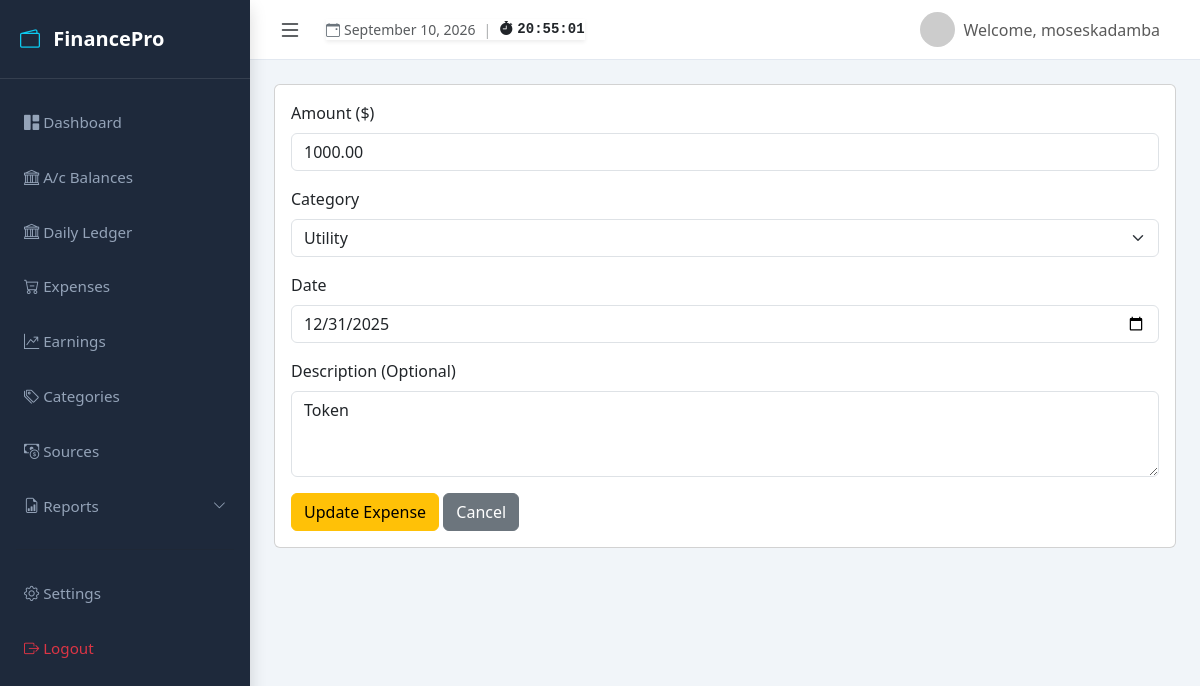
The app's page /dashboard/edit/28/ (signed in) with its own data.
### myapp/models.py (models this page shows, shortened)
class Expense(models.Model):
    user = models.ForeignKey(User, on_delete=models.CASCADE, related_name='expenses')
    amount = models.DecimalField(
        max_digits=10,
        decimal_places=2,
        validators=[MinValueValidator(Decimal('0.01'))]
    )
    category = models.ForeignKey(
        Category,
        on_delete=models.SET_NULL,
        null=True,
        blank=True,
        related_name='expenses'
    )
    description = models.TextField(blank=True, null=True)
    date = models.DateField(default=timezone.now)
    created_at = models.DateTimeField(auto_now_add=True)
    updated_at = models.DateTimeField(auto_now=True)
    class Meta:
        ordering = ['-date', '-created_at']

### myapp/views.py (the view)
# urls.py: path('dashboard/edit/<int:pk>/', views.edit_expense_dashboard, name='edit_expense_dashboard'),
@login_required
def edit_expense_dashboard(request, pk):
    expense = get_object_or_404(Expense, pk=pk, user=request.user)
    if request.method == 'POST':
        form = ExpenseForm(request.POST, instance=expense, user=request.user)
        is_ajax = request.headers.get('X-Requested-With') == 'XMLHttpRequest'
        if form.is_valid():
            updated_expense = form.save()
            if is_ajax:
                now = timezone.now()
                total_expenses = Expense.objects.filter(
                    user=request.user
                ).aggregate(total=Sum('amount'))['total'] or 0.0
                monthly_expenses = Expense.objects.filter(
                    user=request.user,
                    date__year=now.year,
                    date__month=now.month
                ).aggregate(total=Sum('amount'))['total'] or 0.0
                return JsonResponse({
                    'status': 'success',
                    'message': 'Expense updated successfully!',
                    'expense': {
                        'id': updated_expense.pk,
                        'description': updated_expense.description or '',
                        'amount': f"{updated_expense.amount:,.2f}",
                        'raw_amount': str(updated_expense.amount),
                        'category_id': updated_expense.category.id if updated_expense.category else '',
                        'category_name': updated_expense.category.name if updated_expense.category else '',
                        'date_display': updated_expense.date.strftime('%b %d, %Y') if updated_expense.date else '',
                        'raw_date': updated_expense.date.strftime('%Y-%m-%d') if updated_expense.date else '',
                    },
                    'totals': {
                        'total_expenses': f"{total_expenses:,.2f}",
                        'monthly_expenses': f"{monthly_expenses:,.2f}",
                    }
                })
            messages.success(request, 'Expense updated successfully!')
            next_url = request.POST.get('next')
            if next_url:
                return redirect(next_url)
            return redirect('expenses:dashboard')
        else:
            if is_ajax:
                return JsonResponse({'status': 'error', 'errors': form.errors}, status=400)
    else:
        form = ExpenseForm(instance=expense, user=request.user)
    return render(request, 'myapp/edit_expense.html', {'form': form, 'expense': expense})

### myapp/forms.py
class ExpenseForm(forms.ModelForm):
    class Meta:
        model = Expense
        fields = ['amount', 'category', 'description', 'date']
        widgets = {
            'date': forms.DateInput(attrs={'type': 'date', 'class': 'form-control'}),
            'amount': forms.NumberInput(attrs={'class': 'form-control', 'step': '0.01', 'min': '0.01'}),
            'category': forms.Select(attrs={'class': 'form-select'}),
            'description': forms.Textarea(attrs={'class': 'form-control', 'rows': 3}),
        }
    def __init__(self, *args, **kwargs):
        user = kwargs.pop('user', None)
        super().__init__(*args, **kwargs)
        if user:
            categories = Category.objects.filter(user=user)
            self.fields['category'].queryset = categories
            self.fields['category'].label_from_instance = lambda obj: obj.name
        self.fields['category'].empty_label = "Select a category (optional)"

### myapp/context_processors.py (called while the page is built)
def global_tracker_context(request):
    user_tz_name = settings.TIME_ZONE
    if request.user.is_authenticated:
        try:
            profile = request.user.profile
            user_tz_name = profile.timezone
        except UserProfile.DoesNotExist:
            pass
    try:
        timezone.activate(user_tz_name)
        active_date = timezone.localdate()
    except Exception:
        timezone.activate(settings.TIME_ZONE)
        user_tz_name = settings.TIME_ZONE
        active_date = timezone.localdate()
    return {
        'timezone_name': user_tz_name,
        'today': active_date
    }

### myapp/templates/myapp/edit_expense.html (shortened to what this page needs)
{% extends 'myapp/base.html' %}
{% block content %}
<head>
</head>
<body>
    <div class="card">
        <div class="card-body">
            <form method="post">
                <div class="mb-3">
                    <label class="form-label">Amount ($)</label>
                    {{ form.amount }}
                </div>
                <div class="mb-3">
                    <label for="{{ form.category.id_for_label }}" class="form-label" >Category</label>
                    {{ form.category }}
                </div>
                <div class="mb-3">
                    <label class="form-label">Date</label>
                    {{ form.date }}
                </div>
                <div class="mb-3">
                    <label class="form-label">Description (Optional)</label>
                    {{ form.description }}
                </div>
                <button type="submit" class="btn btn-warning">Update Expense</button>
                <a href="{% url 'expenses:dashboard' %}" class="btn btn-secondary">Cancel</a>
            </form>
        </div>
    </div>
</body>
{% endblock %}

### myapp/templates/myapp/base.html (shortened to what this page needs)
<!DOCTYPE html>
<html lang="en">
<head>
    <link href="https://cdn.jsdelivr.net/npm/bootstrap@5.3.3/dist/css/bootstrap.min.css" rel="stylesheet">
    <link rel="stylesheet" href="https://cdn.jsdelivr.net/npm/bootstrap-icons@1.11.3/font/bootstrap-icons.min.css">
</head>
<body>
<div class="d-flex" id="wrapper">
    <div id="sidebar-wrapper" class="shadow">
        <div class="sidebar-heading d-flex justify-content-between align-items-center">
            <span><i class="bi bi-wallet2 me-2 text-info"></i> FinancePro</span>
        </div>
        <div class="nav flex-column py-3">
            <a href="{% url 'expenses:dashboard' %}" class="nav-link {% if request.resolver_match.url_name == 'dashboard' %}active{% endif %}">
                <i class="bi bi-grid-1x2-fill"></i> Dashboard
            </a>
            <a href="{% url 'expenses:account_dashboard_main' %}" class="nav-link {% if request.resolver_match.url_name == 'account_dashboard_main' %}active{% endif %}">
                <i class="bi bi-bank"></i> A/c Balances
            </a>
            <a href="{% url 'expenses:daily_ledger' %}" class="nav-link {% if request.resolver_match.url_name == 'daily_ledger' %}active{% endif %}">
                <i class="bi bi-bank"></i> Daily Ledger
            </a>
            <a href="{% url 'expenses:home' %}" class="nav-link d-flex justify-content-between align-items-center {% if request.resolver_match.url_name in 'home,add_expense' %}active fw-bold text-white{% endif %}">
                <span><i class="bi bi-cart-dash"></i> Expenses</span>
            </a>
            <a href="{% url 'expenses:earning_list' %}" class="nav-link d-flex justify-content-between align-items-center ">
                <span><i class="bi bi-graph-up-arrow"></i> Earnings</span>
            </a>
            <a href="{% url 'expenses:category_list' %}" class="nav-link d-flex justify-content-between align-items-center {% if request.resolver_match.url_name in 'add_category,category_list' %}active fw-bold text-white{% endif %}">
                <span><i class="bi bi-tags"></i> Categories</span>
            </a>
            <a href="{% url 'expenses:source_list' %}" class="nav-link d-flex justify-content-between align-items-center {% if request.resolver_match.url_name in 'add_source,source_list' %}active fw-bold text-white{% endif %}">
                <span><i class="bi bi-cash-coin"></i> Sources</span>
            </a>
            <a class="nav-link d-flex justify-content-between align-items-center"
               data-bs-toggle="collapse"
               href="#reportsCollapse"
               role="button"
               aria-expanded="false"
               aria-controls="reportsCollapse">
                <span><i class="bi bi-file-earmark-bar-graph"></i> Reports</span>
                <i class="bi bi-chevron-down small"></i>
            </a>
            <hr class="mx-3">
            <a href="{% url 'expenses:settings' %}" class="nav-link {% if request.resolver_match.url_name == 'settings' %}active{% endif %}">
                <i class="bi bi-gear"></i> Settings
            </a>
            <a href="{% url 'expenses:logout' %}" class="text-danger nav-link {% if request.resolver_match.url_name == 'logout' %}active{% endif %}">
                <i class="bi bi-box-arrow-right"></i> Logout
            </a>
        </div>
    </div>
    <div id="page-content-wrapper">
        <nav class="navbar navbar-expand-lg navbar-light px-4">
            <div class="d-flex align-items-center gap-3">
                <button class="btn btn-outline-dark border-0 p-1 me-1" id="sidebarToggle">
                    <i class="bi bi-list fs-4"></i>
                </button>
                <div class="clock-badge-container d-none d-sm-flex align-items-center gap-2 small shadow-sm">
                    <span class="text-secondary d-flex align-items-center gap-1">
                        <i class="bi bi-calendar-event text-green"></i>
                        <span class="fw-medium text-dark opacity-75">{{ today|date:"F j, Y" }}</span>
                    </span>
                    <span class="text-muted opacity-50">|</span>
                    <span class="font-monospace fw-bold text-green d-flex align-items-center gap-1">
                        <i class="bi bi-stopwatch-fill"></i>
                        <span id="liveClock">--:--:--</span>
                    </span>
                </div>
            </div>
            <div class="ms-auto d-flex align-items-center">
                <a href="#" class="d-flex align-items-center text-decoration-none text-dark">
                    <img src="https://ui-avatars.com/api/?name={{ user.username }}&background=0D8ABC&color=fff" class="rounded-circle me-2" width="35">
                    {% if user.is_authenticated %}
                        <span class="navbar-text me-3">Welcome, {{ user.username }}</span>
                    {% else %}
                        <a href="{% url 'management:login' %}" class="btn btn-primary">Login</a>
                    {% endif %}
                </a>
            </div>
        </nav>
        <div class="container-fluid p-4">
            {% block content %}{% endblock %}
        </div>
    </div>
</div>
</body>
</html>

### myapp/templates/myapp/base.html (style rules this page uses)
:root { --sidebar-width: 250px; --top-nav-height: 60px; --dark-bg: #1e293b; --accent-color: #38bdf8; }
body { background-color: #f1f5f9; overflow-x: hidden; width: 100vw; }
#wrapper { display: flex; width: 100%; }
#sidebar-wrapper { height: 100vh; width: var(--sidebar-width); background-color: var(--dark-bg); transition: all 0.3s ease; position: fixed; top: 0; left: 0; z-index: 1050; display: flex; flex-direction: column; }
#sidebar-wrapper .sidebar-heading { padding: 1.5rem 1.25rem; font-size: 1.25rem; color: white; font-weight: bold; border-bottom: 1px solid rgba(255,255,255,0.1); }
#sidebar-wrapper .nav-link { padding: 1rem 1.5rem; color: #94a3b8; font-size: 0.95rem; }
#page-content-wrapper { width: 100%; min-height: 100vh; transition: all 0.3s ease; margin-left: var(--sidebar-width); }
.navbar { height: var(--top-nav-height); background-color: white !important; border-bottom: 1px solid #e2e8f0; position: sticky; top: 0; z-index: 1000; }
#sidebar-wrapper .nav-link[data-bs-toggle="collapse"] { cursor: pointer; }

### records on screen
Expense: amount "1000.00", category "Utility", date "12/31/2025", description "Token"

### other values on screen
{{ today|date:"F j, Y" }} "September 10, 2026"
{{ user.username }} "moseskadamba"
